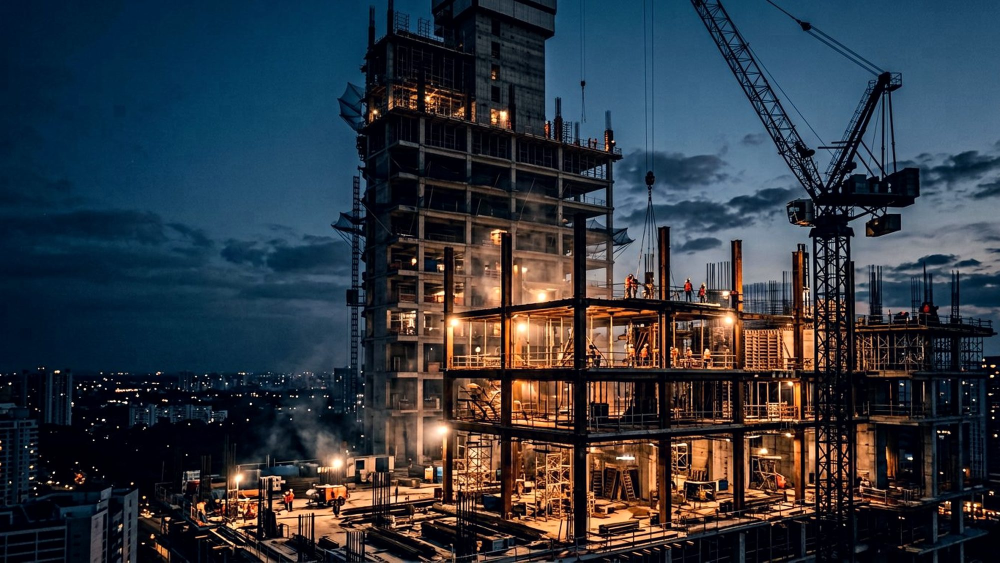
#> input picture assets/img/hero.jpg, 2000 x 1125 px, found by its file name (shown at 1/2 size)
$ python process_images.py
#> lines starting #> are read from the running program, lines starting #| are printed output that depends on the picture
#!/usr/bin/env python3
"""Final asset pipeline: crop, cinematic grade (navy shadows / warm highlights), resize, WebP+JPEG."""
import os
from PIL import Image, ImageEnhance, ImageOps
import numpy as np

RAW = "assets/raw"
CAND = "assets/raw/cand"
OUT = "assets/img"
os.makedirs(OUT, exist_ok=True)

# name -> (source path, aspect w/h, target width)
PLAN = {
    "hero":                 (f"{RAW}/../img/src/hero.jpg", 16 / 9, 2000),
    "project-villa":        (f"{RAW}/../img/src/project-villa.jpg", 16 / 10, 1400),
    "project-office":       (f"{RAW}/../img/src/project-office.jpg", 16 / 10, 1400),
    "project-warehouse":    (f"{RAW}/../img/src/project-warehouse.jpg", 16 / 10, 1400),
    "project-apartment":    (f"{RAW}/../img/src/project-apartment.jpg", 16 / 10, 1400),
    "project-institutional": (f"{RAW}/../img/src/project-institutional.jpg", 16 / 10, 1400),
    "project-road":         (f"{RAW}/../img/src/project-road.jpg", 16 / 10, 1400),
    "service-residential":  (f"{RAW}/../img/src/service-residential.jpg", 4 / 3, 1100),
    "service-commercial":   (f"{RAW}/../img/src/service-commercial.jpg", 4 / 3, 1100),
    "service-industrial":   (f"{RAW}/../img/src/service-industrial.jpg", 4 / 3, 1100),
    "service-infrastructure": (f"{RAW}/gallery-5.jpg", 4 / 3, 1100),
    "service-structural":   (f"{CAND}/case-structure__1.jpg", 4 / 3, 1100),
    "service-renovation":   (f"{RAW}/gallery-6.jpg", 4 / 3, 1100),
    "service-turnkey":      (f"{RAW}/case-detail-2.jpg", 4 / 3, 1100),
    "service-planning":     (f"{CAND}/case-design__2.jpg", 4 / 3, 1100),
    "before-site":          (f"{CAND}/before-site__3.jpg", 16 / 10, 1400),
    "after-villa":          (f"{RAW}/../img/src/project-villa.jpg", 16 / 10, 1400),
    "case-design":          (f"{CAND}/case-design__0.jpg", 16 / 10, 1400),
    "case-detail-1":        (f"{CAND}/case-detail-1__3.jpg", 4 / 3, 1100),
    "case-detail-2":        (f"{CAND}/case-detail-1__4.jpg", 4 / 3, 1100),
    "case-structure":       (f"{CAND}/case-structure__1.jpg", 16 / 10, 1400),
    "gallery-1":            (f"{CAND}/gallery-1__2.jpg", 16 / 10, 1400),
    "gallery-2":            (f"{CAND}/gallery-2__2.jpg", 16 / 10, 1400),
    "insights-contractor":  (f"{CAND}/insights-contractor__2.jpg", 4 / 3, 1100),
    "insights-materials":   (f"{CAND}/insights-materials__3.jpg", 4 / 3, 1100),
    "insights-planning":    (f"{CAND}/case-design__1.jpg", 4 / 3, 1100),
    "about-team":           (f"{RAW}/../img/src/service-residential.jpg", 4 / 3, 1100),
    "city-coimbatore":      (f"{RAW}/city-coimbatore.jpg", 3 / 2, 900),
    "city-chennai":         (f"{RAW}/../img/src/project-office.jpg", 3 / 2, 900),
    "city-hosur":           (f"{RAW}/../img/src/project-warehouse.jpg", 3 / 2, 900),
    "city-bengaluru":       (f"{RAW}/city-bengaluru.jpg", 3 / 2, 900),
    "og-image":             (f"{RAW}/../img/src/hero.jpg", 1200 / 630, 1200),
}
# de-dupe (dict comprehension keeps last) -> fix explicit


def grade(im, strength=1.0):
    """Cinematic grade: cool navy shadows, warm highlights, gentle contrast + saturation."""
    im = im.convert("RGB")
    a = np.asarray(im, dtype=np.float32) / 255.0
    luma = a[:, :, 0] * 0.2126 + a[:, :, 1] * 0.7152 + a[:, :, 2] * 0.0722
    shadow = (1.0 - luma)[..., None]
    high = luma[..., None]
    a = a + shadow * np.array([0.004, 0.016, 0.052]) * strength
    a = a + high * np.array([0.055, 0.022, -0.030]) * strength
    a = (a - 0.5) * (1.0 + 0.055 * strength) + 0.5
    g = a.mean(axis=2, keepdims=True)
    a = g + (a - g) * (1.0 - 0.10 * strength)
    a = np.clip(a, 0, 1)
    return Image.fromarray((a * 255).astype(np.uint8))


def crop_ar(im, ar):
    w, h = im.size
    if w / h > ar:
        nw = int(h * ar); left = (w - nw) // 2
        return im.crop((left, 0, left + nw, h))
    nh = int(w / ar)
    top = int((h - nh) * 0.42)
    return im.crop((0, top, w, top + nh))


def main():
    seen = set()
    for name, (src, ar, width) in PLAN.items():
        if name in seen:
            continue
        seen.add(name)
        if not os.path.exists(src):
            print("MISSING", name, src)
            continue
        im = Image.open(src)
#> im is the input picture: PIL image 2000x1125 RGB; mean R, G, B 46.7, 54.3, 64
        if im.mode in ("RGBA", "LA", "P"):
            bg = Image.new("RGB", im.size, (12, 18, 30))
            im = im.convert("RGBA")
            bg.paste(im, mask=im.split()[-1])
            im = bg
        im = crop_ar(im, ar)
        im = im.resize((width, int(round(width / ar))), Image.LANCZOS)
        im = grade(im)
#> in grade, `luma = a[:, :, 0] * 0.2126 + a[:, :, 1] * 0.7152 + a[:, :, 2] * 0.0722`:
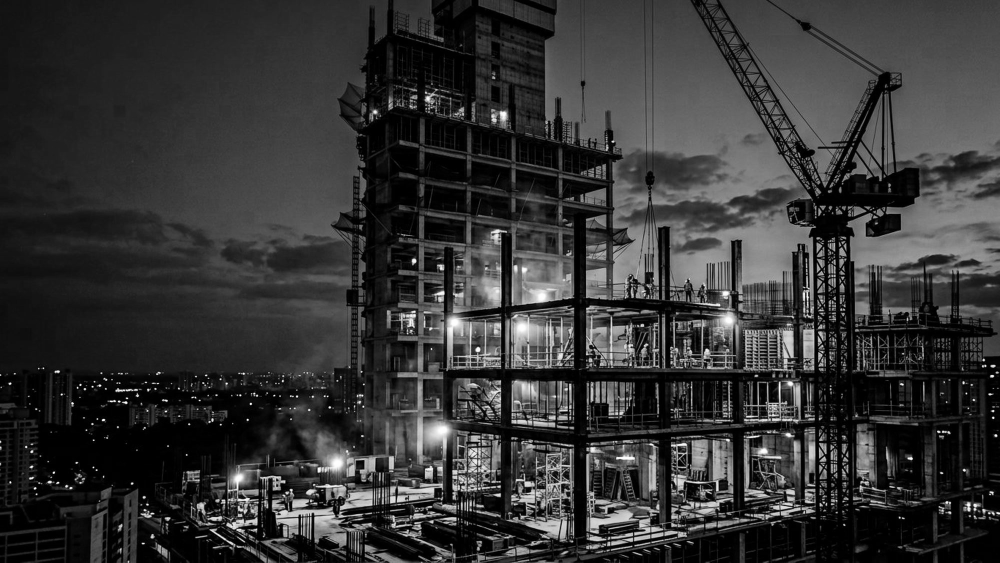
#> luma: shape (1125, 2000) float32 (shown at 1/2 size); min 0, max 1, mean 0.209
#> in grade, `shadow = (1.0 - luma)[..., None]`:
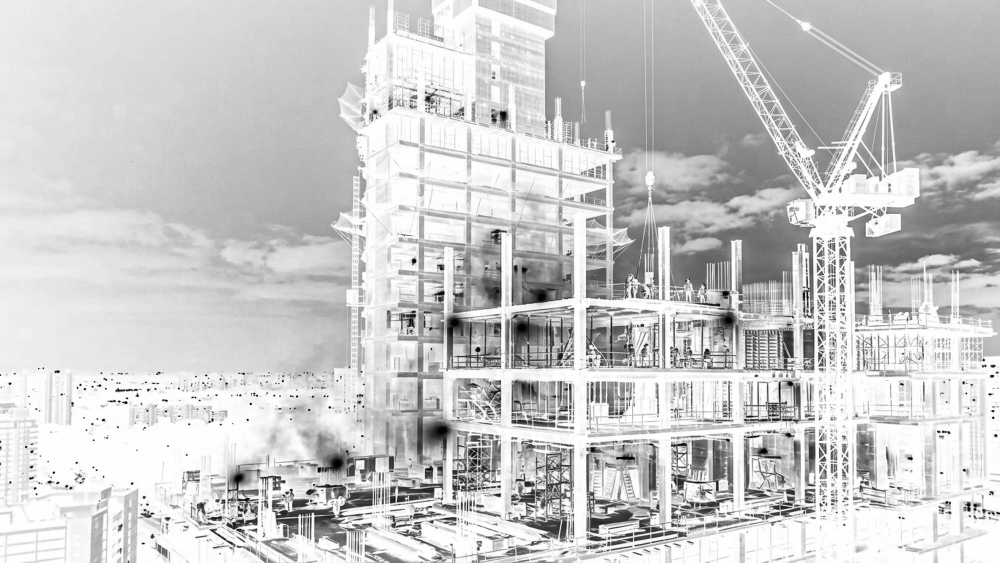
#> shadow: shape (1125, 2000, 1) float32 (shown at 1/2 size); min 0, max 1, mean 0.791
        jpg = os.path.join(OUT, name + ".jpg")
        im.save(jpg, "JPEG", quality=82, optimize=True, progressive=True)
        im.save(os.path.join(OUT, name + ".webp"), "WEBP", quality=80, method=6)
        print(f"{name:24s} {im.size[0]}x{im.size[1]}  {os.path.getsize(jpg)//1024}KB")
#| hero                     2000x1125  356KB
#> pass 2 of the loop in main, `for name, (src, ar, width) in PLAN.items():`:
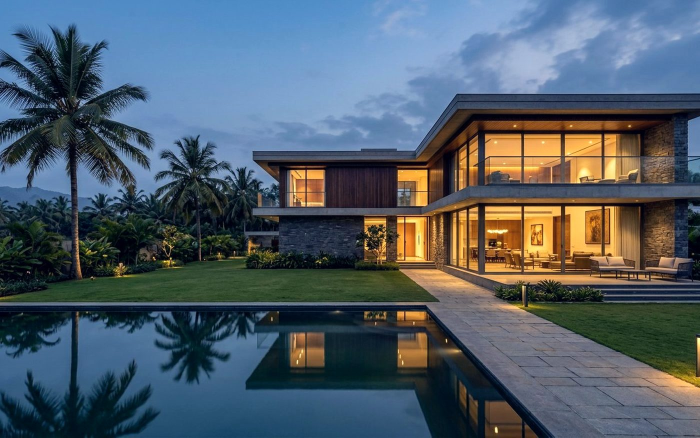
#> input picture assets/img/project-villa.jpg, 1400 x 875 px, found by its file name (shown at 1/2 size)
#> in main, im is the input picture: PIL image 1400x875 RGB; mean R, G, B 79.5, 92.7, 103.9
#> in grade (call 2), `luma = a[:, :, 0] * 0.2126 + a[:, :, 1] * 0.7152 + a[:, :, 2] * 0.0722`:
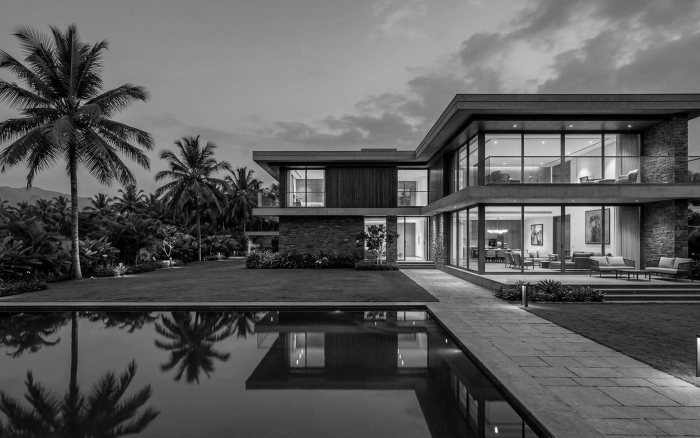
#> luma: shape (875, 1400) float32 (shown at 1/2 size); min 0, max 0.988, mean 0.356
#> in grade (call 2), `shadow = (1.0 - luma)[..., None]`:
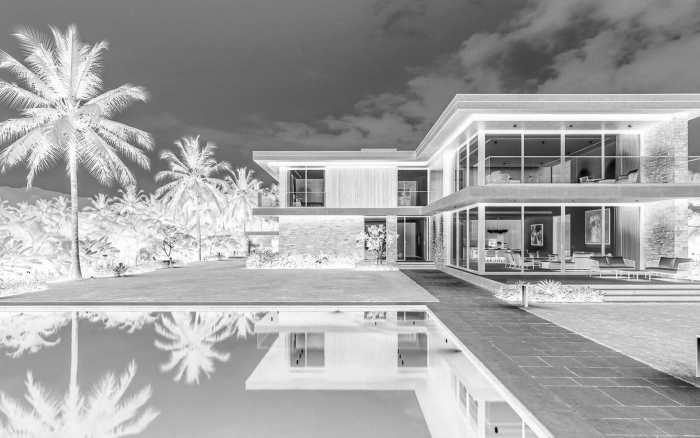
#> shadow: shape (875, 1400, 1) float32 (shown at 1/2 size); min 0.0122, max 1, mean 0.644
#> g: shape (875, 1400, 1) float64
#| project-villa            1400x875  190KB
#> pass 3 of the loop in main, `for name, (src, ar, width) in PLAN.items():`:
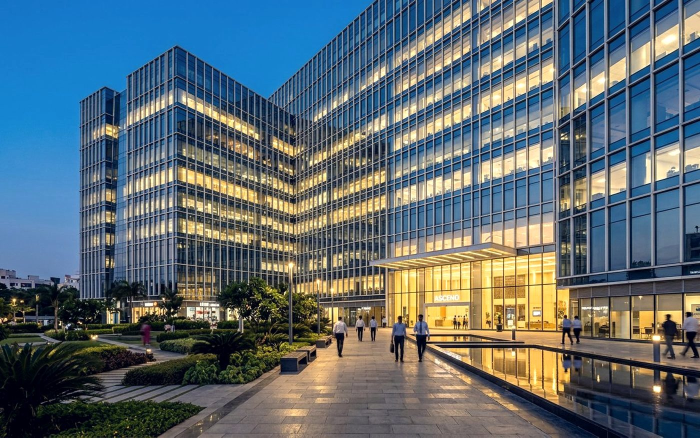
#> input picture assets/img/project-office.jpg, 1400 x 875 px, found by its file name (shown at 1/2 size)
#> in main, im is the input picture: PIL image 1400x875 RGB; mean R, G, B 92.5, 107.1, 114.2
#> in grade (call 3), `luma = a[:, :, 0] * 0.2126 + a[:, :, 1] * 0.7152 + a[:, :, 2] * 0.0722`:
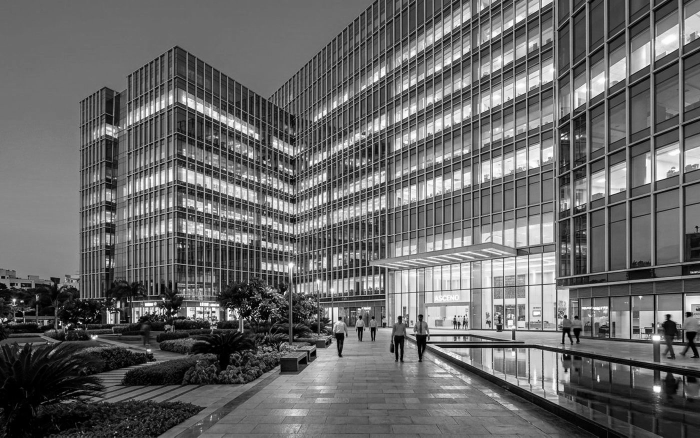
#> luma: shape (875, 1400) float32 (shown at 1/2 size); min 0, max 1, mean 0.41
#> in grade (call 3), `shadow = (1.0 - luma)[..., None]`:
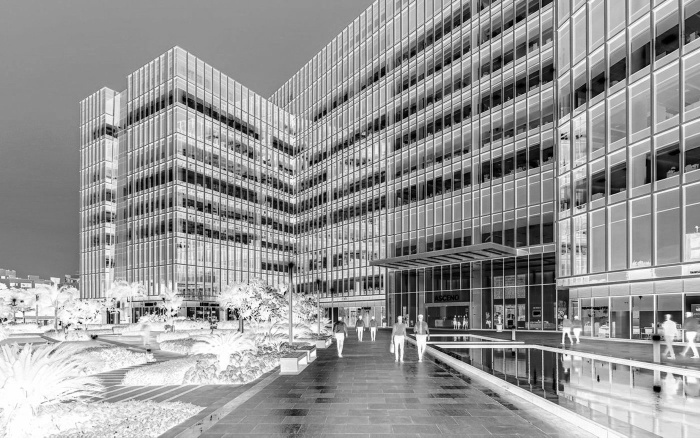
#> shadow: shape (875, 1400, 1) float32 (shown at 1/2 size); min 0, max 1, mean 0.59
#| project-office           1400x875  303KB
#> the loop made 32 passes; the first 3 are shown


if __name__ == "__main__":
    main()
